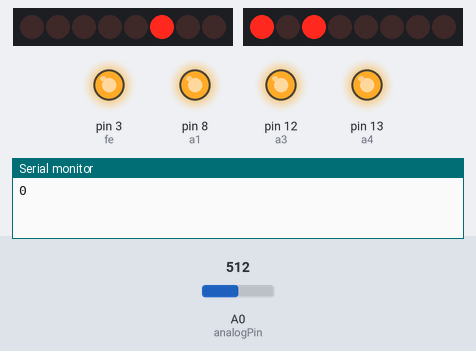
Bench run of a sketch on a simulated Arduino Uno, built with avr-gcc and run on an emulated ATmega328P. Parts: 2 × 8 shift-register outputs drawn as a row of LEDs (first output left, lit = HIGH), output pins drawn as LEDs (lit = HIGH), the last lines printed to the serial monitor. Wiring (inferred from the names in the program): 2 × shift register (74HC595): data pin 2, shift clock pin 5, latch pin 10 / data pin 7, shift clock pin 6, latch pin 9. Wiring (inferred from the signals the program sends): 2 × row of LEDs: on Q0, Q1, Q2, Q3, Q4, Q5, Q6, Q7 / on Q0, Q1, Q2, Q3, Q4, Q5, Q6, Q7. The inputs (shaded band) are chosen by the test bench; at power-on: A0 (analogPin) = 512. Pins used as bus, display or sensor lines are not drawn.

Above: at 0.1 s.
At 2.3 s:
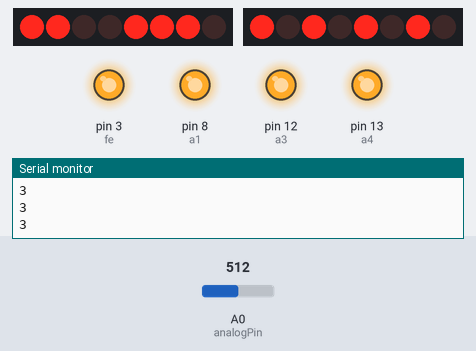
At 10.06 s:
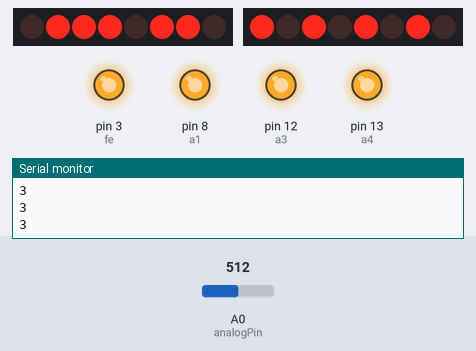
At 19.8 s:
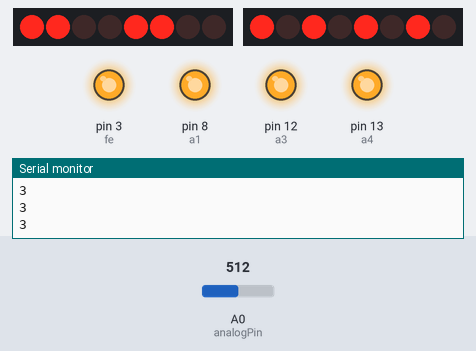
At 29.3 s:
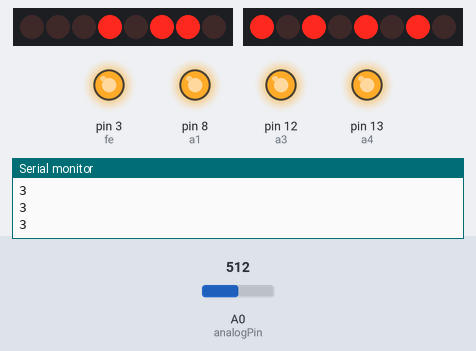
At 39.3 s:
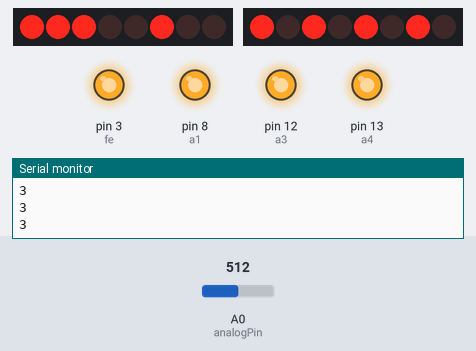
Timing chart, 0 to 40.0 s (numbered marks = the images above):
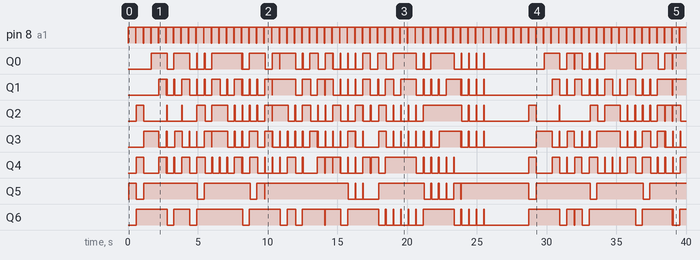

The sketch:

HDSP2133.ino
```cpp
/*
 Demo Code for HDSP 2133 using SN74HC595D
 Thomas Yang <8055aa@gmail.com>
 rework from  Matt Joyce < matt@nycresistor.com >
  */

//Pin connected to latch pin (ST_CP) of 74HC595
const int latchPin = 4;
//Pin connected to clock pin (SH_CP) of 74HC595
const int clockPin = 5;
////Pin connected to Data in (DS) of 74HC595
const int dataPin = 2;

const int ce = 10;
const int wr = 6;
const int fe = 3;
const int rst = 11;

const int a2 = 9;
const int a1 = 8;
const int a0 = 7;

const int a3 = 12;
const int a4 = 13;

int analogPin = A0;
int incomingByte = 0;
int analogVal = 0;
int key = 0;

void setup() {
  //set pins to output because they are addressed in the main loop
  pinMode(latchPin, OUTPUT);
  pinMode(dataPin, OUTPUT);
  pinMode(clockPin, OUTPUT);
  pinMode(a0, OUTPUT);
  pinMode(a1, OUTPUT);
  pinMode(a2, OUTPUT);

  pinMode(a3, OUTPUT);
  pinMode(a4, OUTPUT);

  pinMode(rst, OUTPUT);
  pinMode(ce, OUTPUT);
  pinMode(wr, OUTPUT);
  pinMode(fe, OUTPUT);

  pinMode(analogPin,INPUT);
  digitalWrite(ce, HIGH);
  digitalWrite(wr, HIGH);
  digitalWrite(rst, HIGH);

  resetDisplay();
  Serial.begin(9600);
}

void resetDisplay() {
  digitalWrite(rst, LOW);
  delayMicroseconds(1);
  digitalWrite(rst,HIGH);
  delayMicroseconds(150);
  digitalWrite(a3, HIGH);
  digitalWrite(a4, HIGH);

  digitalWrite(fe, HIGH);
}

void writeDisplay(char *input) {
  Serial.println(key);
  for (int i=0; i<8; i++) {
    digitalWrite(a0, (1&i)!=0?HIGH:LOW);

    digitalWrite(a1, (2&i)!=0?HIGH:LOW);

    digitalWrite(a2, (4&i)!=0?HIGH:LOW);


    digitalWrite(latchPin, LOW);
    shiftOut(dataPin, clockPin, MSBFIRST, input[i] );
    digitalWrite(latchPin, HIGH);
    delay(1);
    digitalWrite(ce, LOW);
    delay(1);
    digitalWrite(wr, LOW);
    delay(1);
    digitalWrite(wr, HIGH);
    delay(1);
    digitalWrite(ce, HIGH);
    delay(1);
  }
}

void scrollDisplay(char *words) {
  char buffer[9];
  int i = 0;
  while(words[i] != 0){
    boolean blank = false;
    for (int j = 0; j<8; j++) {
      if (!blank && words[i+j] == 0 ) {
        blank = true;
      }

      if (blank) {
        buffer[j] = ' ';
      }
      else {
        buffer[j] = words[i+j];
      }
    }
    buffer[8]=0;
    writeDisplay(buffer);
    delay(500);
    i++;
    analogVal = analogRead(analogPin);
    if(analogVal > 1000){
      key = 1;
    }
    else if(analogVal > 600){
      key = 2;
      }
      else if(analogVal > 300){
        key = 3;
      }
      else {
        key = 4;
      }
 }

}
void loop() {
    char intro[] = "        This is Thomas Yang's first HDSP-2133 DEMO. ";
    scrollDisplay(intro);
//    delay(500);

}
```

Measured:
- by itself, pin 8 (a1): repeats every 0.54 s: LOW 0.01 s, HIGH 0.51 s, LOW 0.01 s, HIGH 0.01 s
- by itself, Q0: LOW → HIGH at 1.7 s, → LOW 1.1 s later, → HIGH 0.49 s later, → LOW 1.1 s later, … (67 changes in this stretch)
- by itself, Q5: LOW → HIGH at 0.04 s, → LOW 0.54 s later, → HIGH 0.54 s later, → LOW 3.9 s later, … (31 changes in this stretch)
- by itself, Q6: LOW → HIGH at 0.58 s, → LOW 2.2 s later, → HIGH 0.49 s later, → LOW 1.1 s later, … (49 changes in this stretch)
